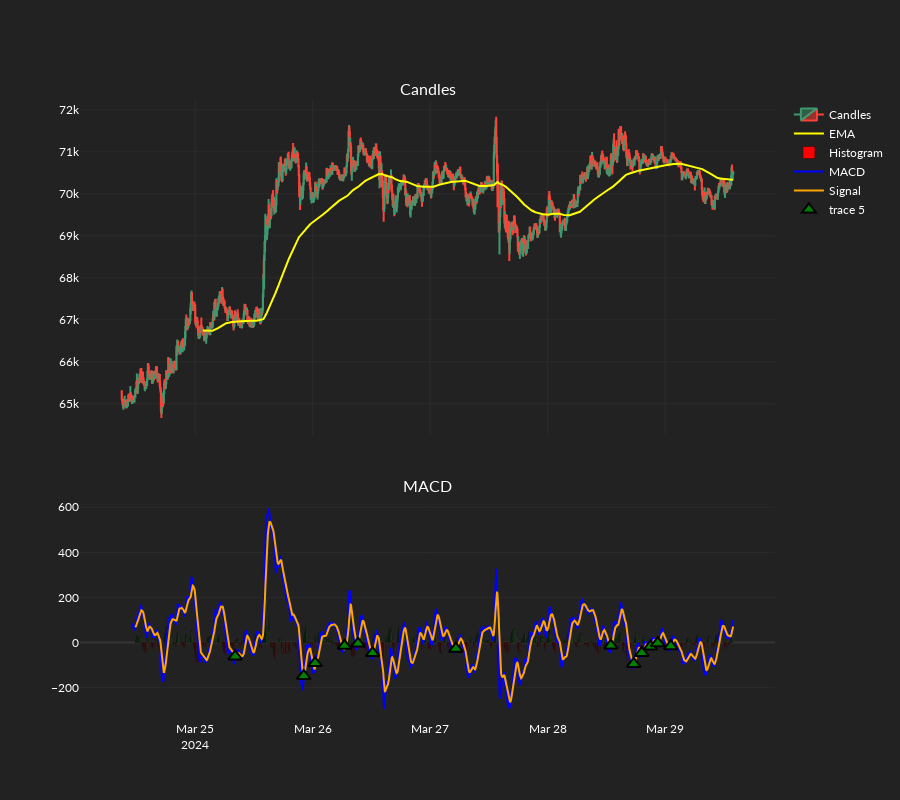

Here is the notebook cell this chart was saved with:
### Code cell
fig = go.Figure()
fig = make_subplots(
    cols = 1,
    rows = 2,
    shared_xaxes = True,
    subplot_titles = ['Candles', 'MACD'],
    row_heights = [0.6, 0.4],
    vertical_spacing = 0.1
)
# Candlstick chart for pricing
fig.append_trace(
    go.Candlestick(
        x = datetimes,
        open = candles[:, CandleBodyType.Open],
        high = candles[:, CandleBodyType.High],
        low = candles[:, CandleBodyType.Low],
        close = candles[:, CandleBodyType.Close],
        name = 'Candles',   
    ),
    col = 1,
    row = 1
)
fig.append_trace(
    go.Scatter(
        x = datetimes,
        y = ema,
        name = 'EMA',
        line_color = 'yellow'
    ),
    col = 1,
    row = 1
)
ind_shift = np.roll(histogram, 1)
ind_shift[0] = np.nan
colors = np.where(
    histogram > 0,
    np.where(ind_shift < histogram, 'green', 'lightgreen'),
    np.where(ind_shift < histogram, 'salmon', 'red')
)
fig.append_trace(
    go.Bar(
        x = datetimes,
        y = histogram,
        name = 'Histogram',
        marker_color = colors
    ),
    row = 2,
    col = 1
)
fig.append_trace(
    go.Scatter(
        x = datetimes,
        y = macd,
        name = 'MACD',
        line_color = 'blue'
    ),
    row = 2,
    col = 1
)
fig.append_trace(
    go.Scatter(
        x = datetimes,
        y = signal,
        name = 'Signal',
        line_color = 'orange'
    ),
    row = 2,
    col = 1
)
fig.append_trace(
    go.Scatter(
        x = datetimes,
        y = entry_signals,
        mode = 'markers',
        marker = dict(
            size = 12,
            symbol = 'triangle-up',
            color = 'green',
            line = dict(
                width = 2,
                color = 'black'
            )
        ),
    ),
    row = 2,
    col = 1
)
# Update options and show plot
fig.update_layout(height = 800, xaxis_rangeslider_visible = False)
fig.show()

### Figure 1 — Plotly figure (JSON) as saved in the notebook; plotly's stock layout.template omitted (floating-point values rounded to 4 significant figures; data arrays with more than 128 entries replaced by an {"elided": "..."} marker saying what was removed)
{"data": [{"close": {"elided": "1500 float values"}, "high": {"elided": "1500 float values"}, "low": {"elided": "1500 float values"}, "name": "Candles", "open": {"elided": "1500 float values"}, "type": "candlestick", "x": {"elided": "1500 str values"}, "xaxis": "x", "yaxis": "y"}, {"line": {"color": "yellow"}, "name": "EMA", "type": "scatter", "x": {"elided": "1500 str values"}, "xaxis": "x", "y": {"elided": "1500 float values"}, "yaxis": "y"}, {"marker": {"color": {"elided": "1500 str values"}}, "name": "Histogram", "type": "bar", "x": {"elided": "1500 str values"}, "xaxis": "x2", "y": {"elided": "1500 float values"}, "yaxis": "y2"}, {"line": {"color": "blue"}, "name": "MACD", "type": "scatter", "x": {"elided": "1500 str values"}, "xaxis": "x2", "y": {"elided": "1500 float values"}, "yaxis": "y2"}, {"line": {"color": "orange"}, "name": "Signal", "type": "scatter", "x": {"elided": "1500 str values"}, "xaxis": "x2", "y": {"elided": "1500 float values"}, "yaxis": "y2"}, {"marker": {"color": "green", "line": {"color": "black", "width": 2}, "size": 12, "symbol": "triangle-up"}, "mode": "markers", "type": "scatter", "x": {"elided": "1500 str values"}, "xaxis": "x2", "y": {"elided": "1500 float values"}, "yaxis": "y2"}], "layout": {"annotations": [{"font": {"size": 16}, "showarrow": false, "text": "Candles", "x": 0.5, "xanchor": "center", "xref": "paper", "y": 1, "yanchor": "bottom", "yref": "paper"}, {"font": {"size": 16}, "showarrow": false, "text": "MACD", "x": 0.5, "xanchor": "center", "xref": "paper", "y": 0.36, "yanchor": "bottom", "yref": "paper"}], "height": 800, "xaxis": {"anchor": "y", "domain": [0, 1], "matches": "x2", "rangeslider": {"visible": false}, "showticklabels": false}, "xaxis2": {"anchor": "y2", "domain": [0, 1]}, "yaxis": {"anchor": "x", "domain": [0.46, 1]}, "yaxis2": {"anchor": "x2", "domain": [0, 0.36]}}}
